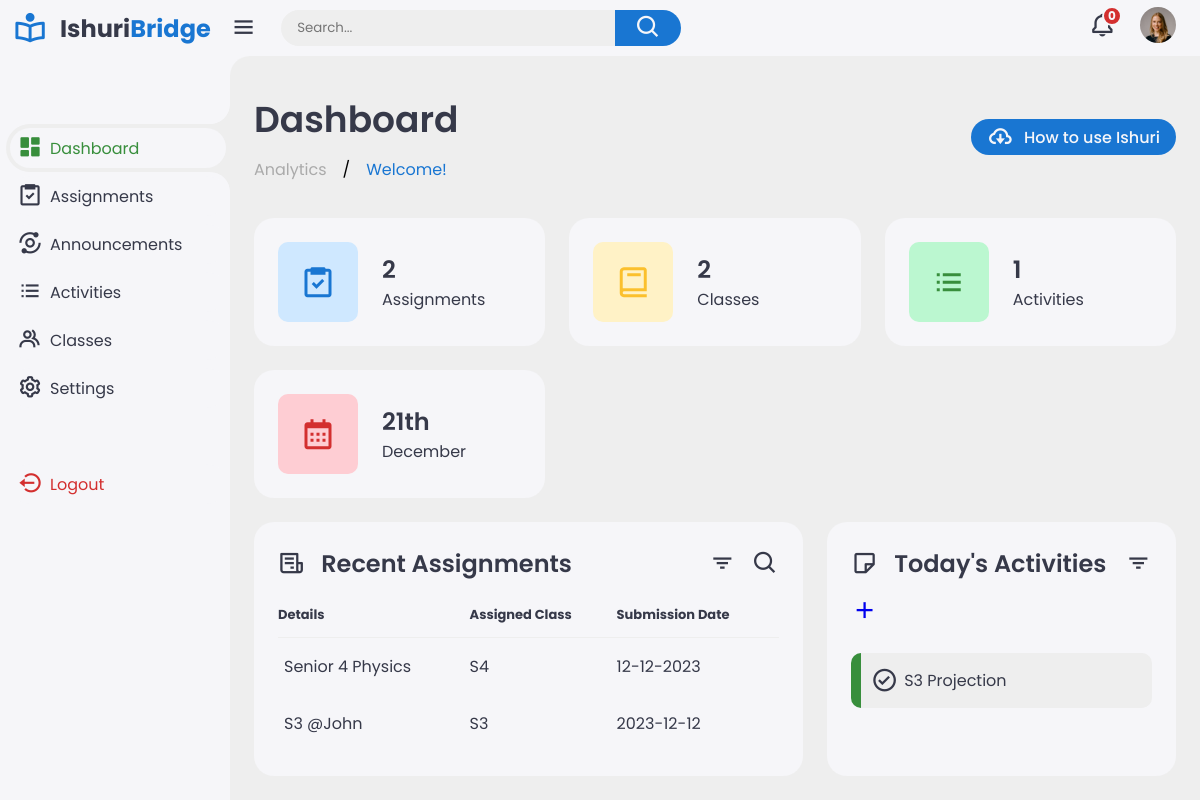
The app's page /teacher/ (signed in) with its own data.
### base/models.py (models this page shows, shortened)
class Teacher(AbstractBaseUser, PermissionsMixin):
    email = models.EmailField(unique=True, null=True)
    name = models.CharField(max_length=150, unique=True, null=True)
    is_active = models.BooleanField(default=True)
    is_staff = models.BooleanField(default=False)
    avatar = models.ImageField(null=False, default='avatar.svg')
    objects = CustomUserManager()
    USERNAME_FIELD = 'email'
    REQUIRED_FIELDS = ['username']

class Assignment(models.Model):
    host = models.ForeignKey(Teacher, on_delete=models.CASCADE, null=True)
    name = models.CharField(max_length=200, null=True)
    description = models.TextField(null=True)
    assigned_class = models.IntegerField(null=True)
    submission_date = models.CharField(max_length=300, null=True)
    uploaded = models.DateTimeField(auto_now=True)
    class Meta:
        ordering = ['-uploaded']

class Event(models.Model):
    host = models.ForeignKey(Teacher, on_delete=models.CASCADE, null=True)
    name = models.CharField(max_length=200, null=False)
    description = models.TextField(null=False)
    day = models.CharField(max_length=200,null=True)

### base/views.py (the view)
# urls.py: path('teacher/', views.teacher, name="teacher"),
@login_required(login_url='login')
def teacher(request):
    owner = Q(host = request.user)
    now = datetime.now()
    current_day = now.strftime("%A")
    current_date = now.strftime("%d")
    current_month = now.strftime("%B")
    current_time = Q(day=current_day)
    classes_today = MyClasses.objects.filter(owner & current_time)
    activities_today = Event.objects.filter(owner & current_time)
    assignments = Assignment.objects.filter(host=request.user)
    events = Event.objects.filter(host=request.user)
    announcements = Announcement.objects.all()
    classes = MyClasses.objects.all()
    context = {'assignments': assignments,
                'events': events,
                  'announcements': announcements
                  , 'classes': classes,
                    'classes_today': classes_today,
                      'activities_today': activities_today,
                      'date': current_date, 'month': current_month}
    return render(request, 'html/teacher-view.html', context)

### base/templates/html/teacher-view.html
{% extends 'main.html' %}
{% load static %}
{% block content %}
<div class="sidebar">
    <a href="#" class="logo">
        <i class='bx bx-book-reader'></i>
        <div class="logo-name"><span>Ishuri</span>Bridge</div>
    </a>
    <ul class="side-menu">
        <li class="active"><a href="{% url 'teacher' %}"><i class='bx bxs-dashboard'></i>Dashboard</a></li>
        <li><a href="{% url 'view-assignments' %}"><i class='bx bx-task'></i>Assignments</a></li>
        <li><a href="#"><i class='bx bx-analyse'></i>Announcements</a></li>
        <li><a href="{% url 'view-activities'%}"><i class='bx bx-list-ul'></i>Activities</a></li>
        <li><a href="{% url 'classes-view' %}"><i class='bx bx-group'></i>Classes</a></li>
        <li><a href="{% url 'user-profile' request.user.id%}"><i class='bx bx-cog'></i>Settings</a></li>
    </ul>
    <ul class="side-menu">
        <li>
            <a href="{% url 'logout' %}" class="logout">
                <i class='bx bx-log-out-circle'></i>
                Logout
            </a>
        </li>
    </ul>
</div>
<div class="content">
    <main>
        <div class="header">
            <div class="left">
                <h1>Dashboard</h1>
                <ul class="breadcrumb">
                    <li><a href="#">
                            Analytics
                        </a></li>
                    /
                    <li><a href="#" class="active">Welcome!</a></li>
                </ul>
            </div>
            <a href="https://scribehow.com/shared/How_to_use_Ishuri_Bridge__nLeT6_mQTxCQ2FT-OW9ZRA" class="report">
                <i class='bx bx-cloud-download'></i>
                <span>How to use Ishuri</span>
            </a>
        </div>
        <ul class="insights">
            <li>
                <i class='bx bx-task'></i>
                <span class="info">
                    <h3>{{ assignments.count }}</h3>
                    <p>Assignments</p>
                </span>
            </li>
            <li>
                <i class='bx bx-book'></i>
                <span class="info">
                    <h3>{{ classes_today.count }}</h3>
                    <p>Classes</p>
                </span>
            </li>
            <li>
                <i class='bx bx-list-ul'></i>
                <span class="info">
                    <h3>{{ activities_today.count }}</h3>
                    <p>Activities</p>
                </span>
            </li>
            <li>
                <i class='bx bx-calendar'></i>
                <span class="info">
                    <h3>{{date}}th</h3>
                    <p>{{month}}</p>
                </span>
            </li>
        </ul>
        <div class="bottom-data">
            <div class="orders">
                <div class="header">
                    <i class='bx bx-receipt'></i>
                    <h3>Recent Assignments</h3>
                    <i class='bx bx-filter'></i>
                    <i class='bx bx-search'></i>
                </div>
                <table>
                    <thead>
                        <tr>
                            <th>Details</th>
                            <th>Assigned Class</th>
                            <th>Submission Date</th>
                        </tr>
                    </thead>
                    <tbody>
                        {% for assignment in assignments %}
                        <tr>
                            <td>
                                <p>{{assignment.name}}</p>
                            </td>
                            <td>S{{assignment.assigned_class}}</td>
                            <td>{{assignment.submission_date}}</td>
                        </tr>
                        {% endfor %}
                    </tbody>
                </table>
            </div>
            <div class="reminders">
                <div class="header">
                    <i class='bx bx-note'></i>
                    <h3>Today's Activities</h3>
                    <i class='bx bx-filter'></i>
                    <a href="{% url 'create-event' %}"><i class='bx bx-plus'></i></a>
                </div>
                <ul class="task-list">
                    {% for field in  activities_today %}
                    <li class="completed">
                        <div class="task-title">
                            <i class='bx bx-check-circle'></i>
                            <p>{{field.name}}</p>
                        </div>
                    </li>
                    {% endfor %}
                </ul>
            </div>
        </div>
    </main>
</div>
{% endblock content %}

### templates/main.html (shortened to what this page needs)
<!DOCTYPE html>
{% load static %}
<html lang="en">
<head>
    <link href='https://unpkg.com/boxicons@2.1.4/css/boxicons.min.css' rel='stylesheet'>
    <link rel="stylesheet" href="{% static 'style.css' %}">
</head>
<body>
  <div class="content">
    <nav>
      <i class='bx bx-menu'></i>
      <form action="#">
          <div class="form-input">
              <input type="search" placeholder="Search...">
              <button class="search-btn" type="submit"><i class='bx bx-search'></i></button>
          </div>
      </form>
      <a href="#" class="notif">
          <i class='bx bx-bell'></i>
          <span class="count">{{announcements.count}}</span>
      </a>
      <a href="{% url 'user-profile' request.user.id %}" class="profile">
          <img src="{{user.avatar.url}}">
      </a>
  </nav>
  </div>
  {% block content %}
  {% endblock content %}
</body>

### records on screen
Teacher: avatar (picture)
Assignment: name "Senior 4 Physics", assigned_class "4", submission_date "12-12-2023"
Assignment: name "S3 @John", assigned_class "3", submission_date "2023-12-12"
Event: name "S3 Projection"

### other values on screen
{{ announcements.count }} "0"
{{ assignments.count }} "2"
{{ classes_today.count }} "2"
{{ activities_today.count }} "1"
